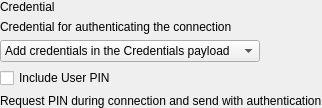
    <widget class="QWidget" name="certificate" native="true">
     <layout class="QVBoxLayout" name="verticalLayout">
      <property name="leftMargin">
       <number>0</number>
      </property>
      <property name="topMargin">
       <number>0</number>
      </property>
      <property name="rightMargin">
       <number>0</number>
      </property>
      <property name="bottomMargin">
       <number>0</number>
      </property>
      <item>
       <widget class="QLabel" name="labelCredential">
        <property name="text">
         <string>Credential</string>
        </property>
       </widget>
      </item>
      <item>
       <widget class="QLabel" name="lTip_19">
        <property name="text">
         <string>Credential for authenticating the connection</string>
        </property>
       </widget>
      </item>
      <item>
       <layout class="QHBoxLayout" name="horizontalLayout_11">
        <item>
         <widget class="QComboBox" name="certComboBox">
          <item>
           <property name="text">
            <string>Add credentials in the Credentials payload</string>
           </property>
          </item>
          <item>
           <property name="text">
            <string>SCEP: url -name</string>
           </property>
          </item>
         </widget>
        </item>
        <item>
         <spacer name="horizontalSpacer_10">
          <property name="orientation">
           <enum>Qt::Horizontal</enum>
          </property>
          <property name="sizeHint" stdset="0">
           <size>
            <width>40</width>
            <height>20</height>
           </size>
          </property>
         </spacer>
        </item>
       </layout>
      </item>
      <item>
       <widget class="QWidget" name="userPIN" native="true">
        <layout class="QVBoxLayout" name="verticalLayout_15">
         <property name="leftMargin">
          <number>0</number>
         </property>
         <property name="topMargin">
          <number>0</number>
         </property>
         <property name="rightMargin">
          <number>0</number>
         </property>
         <property name="bottomMargin">
          <number>0</number>
         </property>
         <item>
          <widget class="QCheckBox" name="userPINCheckbox">
           <property name="text">
            <string>Include User PIN</string>
           </property>
          </widget>
         </item>
         <item>
          <widget class="QLabel" name="lTip_20">
           <property name="text">
            <string>Request PIN during connection and send with authentication</string>
           </property>
          </widget>
         </item>
        </layout>
       </widget>
      </item>
     </layout>
    </widget>
